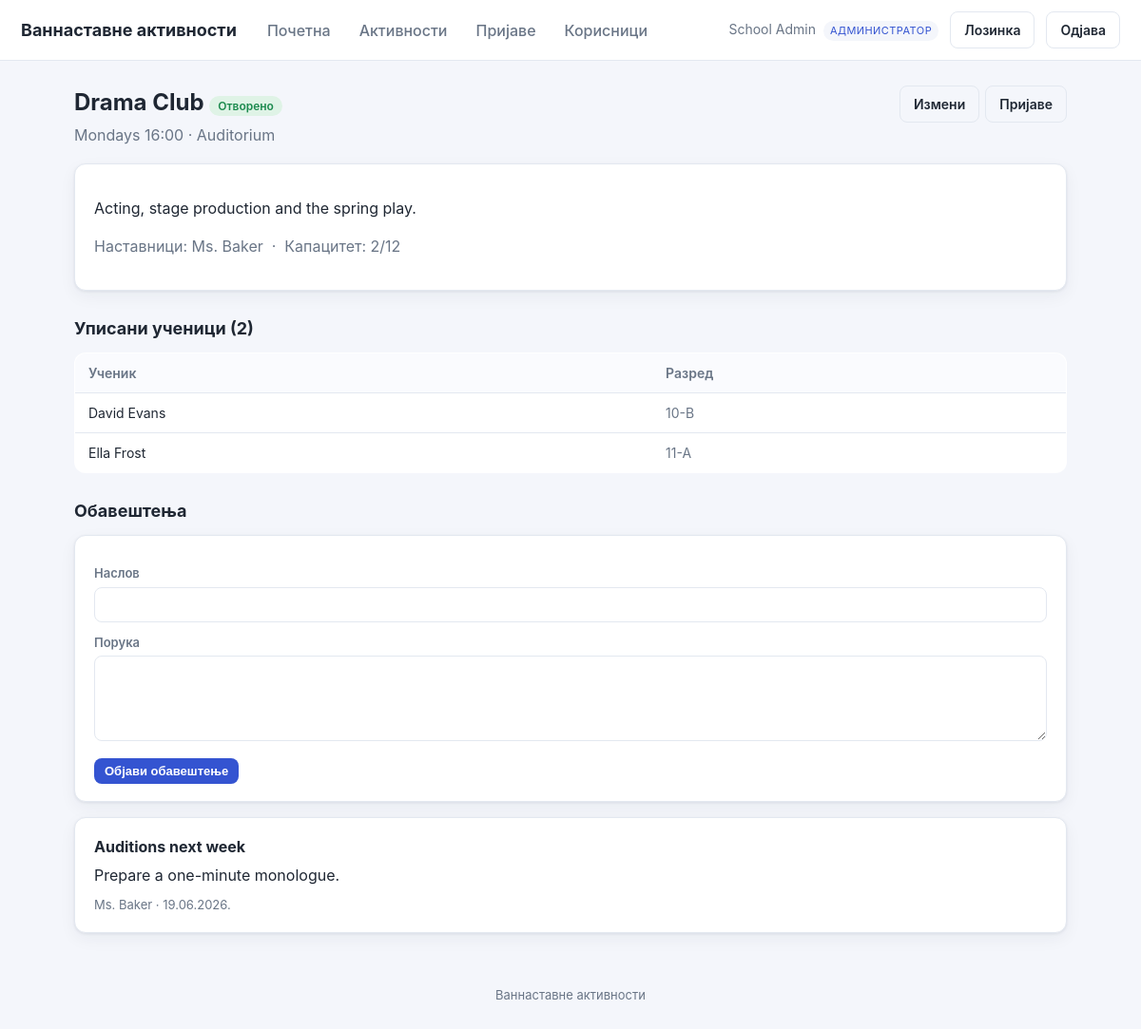
The page /activity_view.php?id=2 (signed in) on the database as committed earlier.
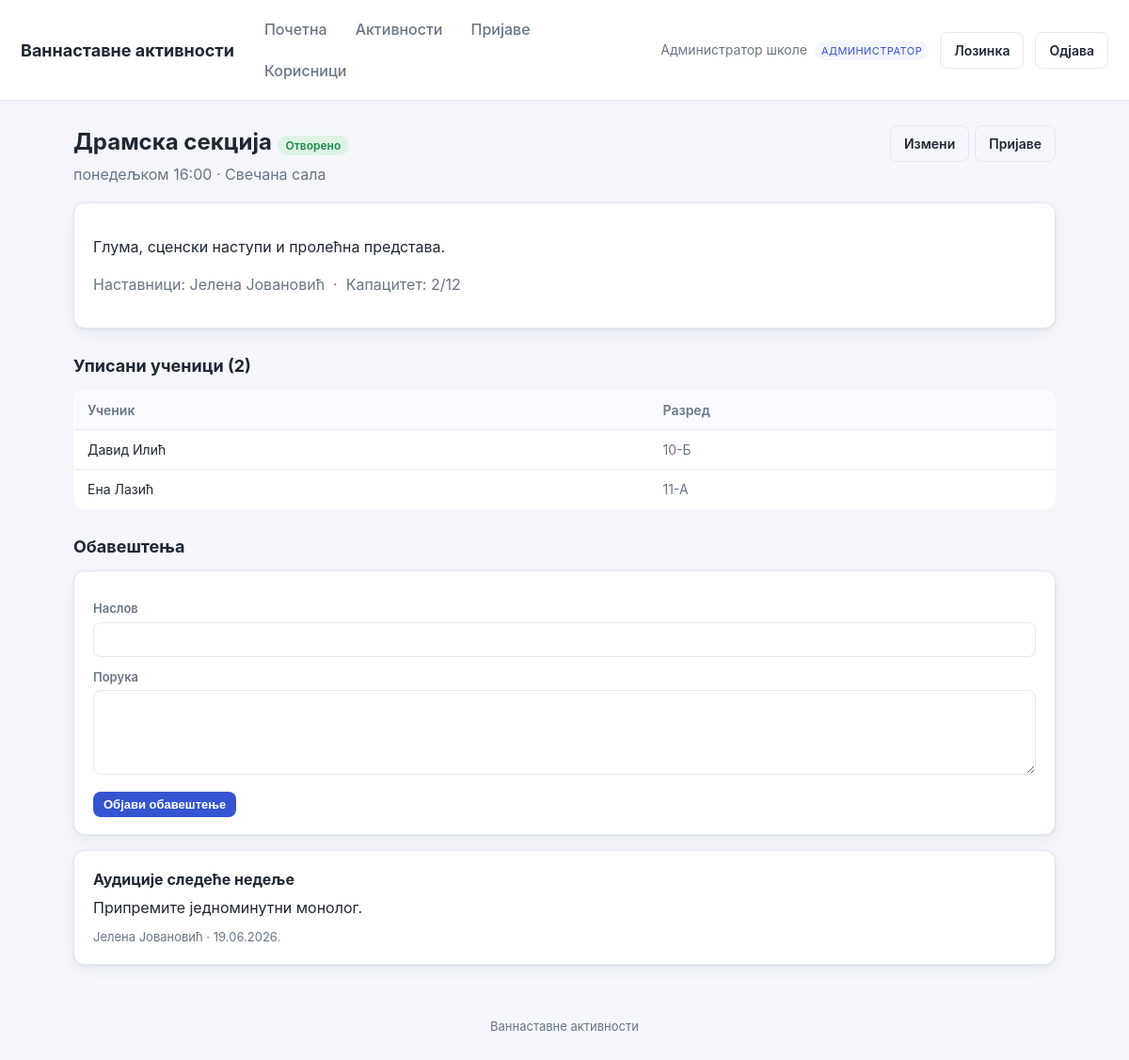
The same page on the database as committed later.
### tables this page shows
CREATE TABLE users (
  id          INT AUTO_INCREMENT PRIMARY KEY,
  name        VARCHAR(120) NOT NULL,
  email       VARCHAR(190) NOT NULL UNIQUE,
  password    VARCHAR(255) NOT NULL,
  role        ENUM('admin','teacher','student') NOT NULL,
  grade_class VARCHAR(40) DEFAULT NULL,
  active      TINYINT(1) NOT NULL DEFAULT 1,
  must_change_password TINYINT(1) NOT NULL DEFAULT 0,
  created_at  DATETIME NOT NULL DEFAULT CURRENT_TIMESTAMP
);

CREATE TABLE activities (
  id            INT AUTO_INCREMENT PRIMARY KEY,
  name          VARCHAR(150) NOT NULL,
  description   TEXT,
  location      VARCHAR(150) DEFAULT NULL,
  schedule_text VARCHAR(150) DEFAULT NULL,
  max_students  INT NOT NULL DEFAULT 20,
  status        ENUM('open','closed','archived') NOT NULL DEFAULT 'open',
  created_by    INT DEFAULT NULL,
  created_at    DATETIME NOT NULL DEFAULT CURRENT_TIMESTAMP,
  CONSTRAINT fk_act_creator FOREIGN KEY (created_by) REFERENCES users(id) ON DELETE SET NULL
);

CREATE TABLE notifications (
  id          INT AUTO_INCREMENT PRIMARY KEY,
  activity_id INT NOT NULL,
  title       VARCHAR(160) NOT NULL,
  message     TEXT NOT NULL,
  created_by  INT DEFAULT NULL,
  created_at  DATETIME NOT NULL DEFAULT CURRENT_TIMESTAMP,
  CONSTRAINT fk_not_activity FOREIGN KEY (activity_id) REFERENCES activities(id) ON DELETE CASCADE,
  CONSTRAINT fk_not_creator  FOREIGN KEY (created_by)  REFERENCES users(id)      ON DELETE SET NULL
);

### includes/db.php (called while the page is built, shortened)
<?php
function db(): PDO {
    static $pdo = null;
    if ($pdo === null) {
        $dsn = 'mysql:host=' . DB_HOST . ';dbname=' . DB_NAME . ';charset=utf8mb4';
        try {
            $pdo = new PDO($dsn, DB_USER, DB_PASS, [
                PDO::ATTR_ERRMODE            => PDO::ERRMODE_EXCEPTION,
                PDO::ATTR_DEFAULT_FETCH_MODE => PDO::FETCH_ASSOC,
                PDO::ATTR_EMULATE_PREPARES   => false,
            ]);
        } catch (PDOException $e) {
            http_response_code(500);
            die('Повезивање са базом није успело. Проверите config.php. '
                . (DEBUG ? '(' . htmlspecialchars($e->getMessage()) . ')' : ''));
        }
    }
    return $pdo;
}

### includes/auth.php (called while the page is built, shortened)
<?php
require_once __DIR__ . '/db.php';
require_once __DIR__ . '/functions.php';
function current_user(): ?array {
    static $u = null;
    if ($u === null) {
        $st = db()->prepare('SELECT * FROM users WHERE id=? AND active=1');
        $st->execute([$_SESSION['uid']]);
        $u = $st->fetch() ?: null;
    }
    return $u;
}
function require_login(): array {
    $u = current_user();
    return $u;
}
function is_admin(array $u): bool   { return $u['role'] === 'admin'; }
function can_manage_activity(array $u, int $activityId): bool {
    if (is_admin($u)) return true;
    return false;
}

### activity_view.php (the view, shortened to what the changed rows need)
<?php
require_once __DIR__ . '/includes/auth.php';
$u = require_login();
$id = (int)($_GET['id'] ?? 0);
$st = db()->prepare("SELECT * FROM activities WHERE id=?");
$st->execute([$id]);
$a = $st->fetch();
$manages = can_manage_activity($u, $id);
$tt = db()->prepare("SELECT u.name FROM users u JOIN activity_teachers t ON t.teacher_id=u.id WHERE t.activity_id=? ORDER BY u.name");
$tt->execute([$id]);
$teachers = array_column($tt->fetchAll(), 'name');
$em = db()->prepare("SELECT u.name,u.grade_class FROM applications ap JOIN users u ON u.id=ap.student_id
                     WHERE ap.activity_id=? AND ap.status='approved' ORDER BY u.name");
$em->execute([$id]);
$members = $em->fetchAll();
$enrolled = count($members);
$full = $enrolled >= $a['max_students'];
$nt = db()->prepare("SELECT n.*, u.name AS author FROM notifications n LEFT JOIN users u ON u.id=n.created_by
                     WHERE n.activity_id=? ORDER BY n.created_at DESC");
$nt->execute([$id]);
$notes = $nt->fetchAll();
include __DIR__ . '/includes/header.php';
?>
<div style="display:flex;justify-content:space-between;align-items:flex-start;flex-wrap:wrap;gap:10px">
  <div>
    <h1><?= e($a['name']) ?> <?= status_badge($a['status']) ?></h1>
    <p class="sub"><?= e($a['schedule_text'] ?: 'Распоред није постављен') ?> <?= $a['location']? '· '.e($a['location']):'' ?></p>
  </div>
</div>
<div class="card">
  <p><?= nl2br(e($a['description'] ?: 'Нема описа.')) ?></p>
  <p class="muted">Наставници: <?= $teachers ? e(implode(', ', $teachers)) : '—' ?>
     &nbsp;·&nbsp; Капацитет: <?= $enrolled ?>/<?= (int)$a['max_students'] ?><?= $full?' (попуњено)':'' ?></p>
</div>
<?php if ($manages): ?>
<h2>Уписани ученици (<?= $enrolled ?>)</h2>
<?php if (!$members): ?><div class="card muted">Још нема уписаних ученика.</div><?php else: ?>
<table><tr><th>Ученик</th><th>Разред</th></tr>
<?php foreach ($members as $m): ?><tr><td><?= e($m['name']) ?></td><td class="muted"><?= e($m['grade_class'] ?: '—') ?></td></tr><?php endforeach; ?>
</table>
<?php endif; ?>
<?php endif; ?>
<h2>Обавештења</h2>
<?php if (!$notes): ?><div class="card muted">Још нема обавештења.</div><?php else: ?>
  <?php foreach ($notes as $n): ?>
    <div class="card">
      <strong><?= e($n['title']) ?></strong>
      <div style="margin:6px 0"><?= nl2br(e($n['message'])) ?></div>
      <span class="muted" style="font-size:13px"><?= e($n['author'] ?: 'Особље') ?> · <?= e(date('d.m.Y.', strtotime($n['created_at']))) ?></span>
    </div>
  <?php endforeach; ?>
<?php endif; ?>
<?php include __DIR__ . '/includes/footer.php'; ?>

### includes/header.php (shortened to what the changed rows need)
<?php
$u = $u ?? current_user();
?><!DOCTYPE html>
<html lang="sr">
<head>
<link rel="stylesheet" href="assets/style.css">
</head>
<body>
<header class="topbar">
  <?php if ($u): ?>
  <nav class="mainnav">
    <a href="dashboard.php">Почетна</a>
    <a href="activities.php">Активности</a>
    <?php if (is_admin($u) || is_teacher($u)): ?>
      <a href="applications.php">Пријаве</a>
    <?php endif; ?>
    <?php if (is_admin($u)): ?>
      <a href="users.php">Корисници</a>
    <?php endif; ?>
  </nav>
  <div class="userbox">
    <span class="uname"><?= e($u['name']) ?> <span class="role"><?= e(role_label($u['role'])) ?></span></span>
    <a class="btn btn-ghost" href="change_password.php">Лозинка</a>
    <a class="btn btn-ghost" href="logout.php">Одјава</a>
  </div>
  <?php endif; ?>
</header>
<main class="container">

### includes/functions.php (shortened to what the changed rows need)
<?php
function e(?string $s): string {
    return htmlspecialchars($s ?? '', ENT_QUOTES, 'UTF-8');
}
function status_label(string $s): string {
    static $m = [
        'pending'  => 'На чекању', 'approved' => 'Одобрено', 'rejected' => 'Одбијено',
        'open'     => 'Отворено',  'closed'   => 'Затворено', 'archived' => 'Архивирано',
        'present'  => 'Присутан',  'absent'   => 'Одсутан',   'excused'  => 'Оправдано',
    ];
    return $m[$s] ?? $s;
}
function role_label(string $r): string {
    static $m = ['admin' => 'Администратор', 'teacher' => 'Наставник', 'student' => 'Ученик'];
    return $m[$r] ?? $r;
}
function status_badge(string $status): string {
    return '<span class="badge badge-' . e($status) . '">' . e(status_label($status)) . '</span>';
}

Rows that differ between the two databases and show on the page:
changed users "АДМИНИСТРАТОР": name "School Admin" → "Администратор школе"
changed activities "Отворено": name "Drama Club" → "Драмска секција"; schedule_text "Mondays 16:00" → "понедељком 16:00"; location "Auditorium" → "Свечана сала"; description "Acting, stage production and the spring play." → "Глума, сценски наступи и пролећна представа."
changed users: name "David Evans" → "Давид Илић"; grade_class "10-B" → "10-Б"
changed users: name "Ella Frost" → "Ена Лазић"; grade_class "11-A" → "11-А"
changed notifications: title "Auditions next week" → "Аудиције следеће недеље"; message "Prepare a one-minute monologue." → "Припремите једноминутни монолог."; created_by.name "Ms. Baker" → "Јелена Јовановић"
Other text that changed with them:
implode(', ', $teachers): "Ms. Baker" → "Јелена Јовановић"
